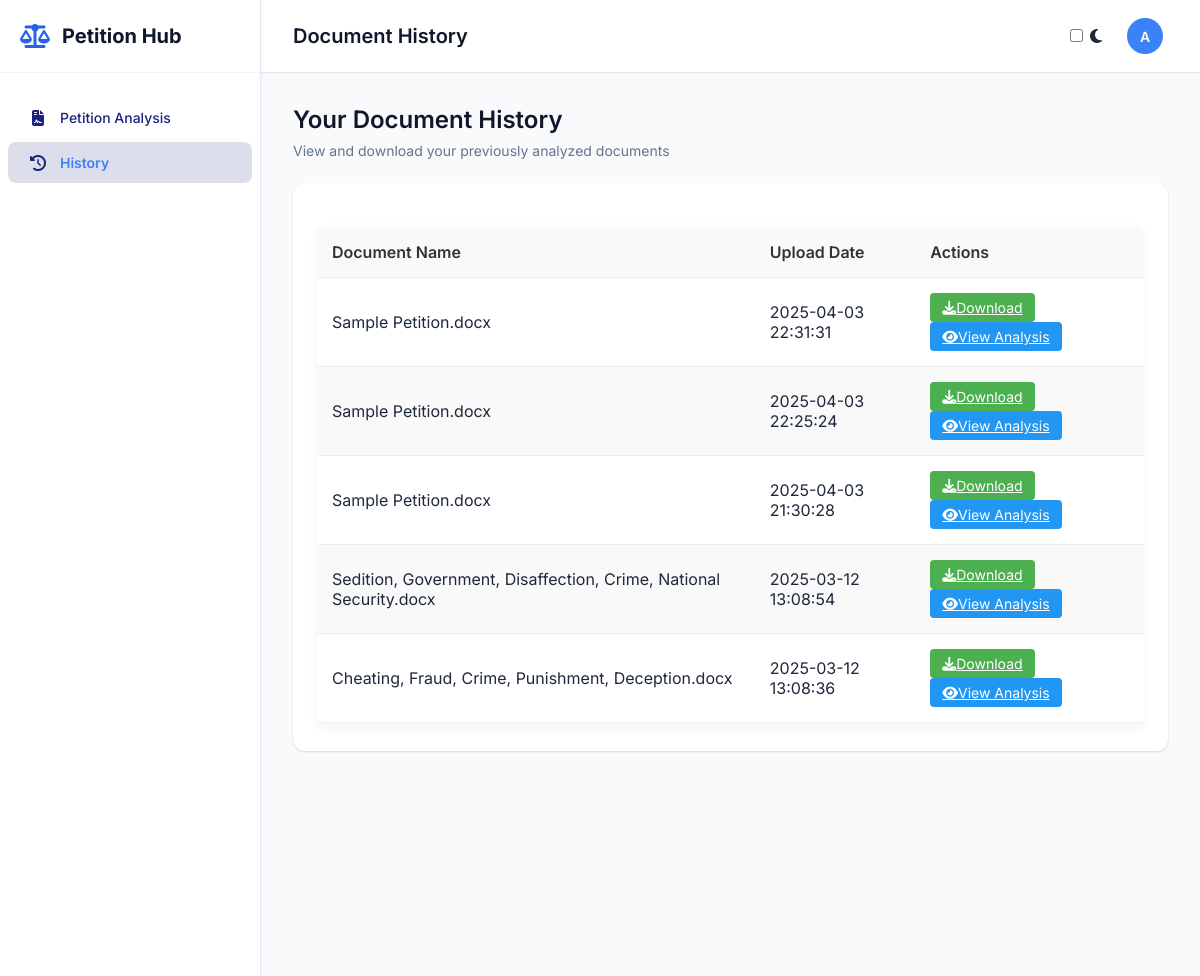
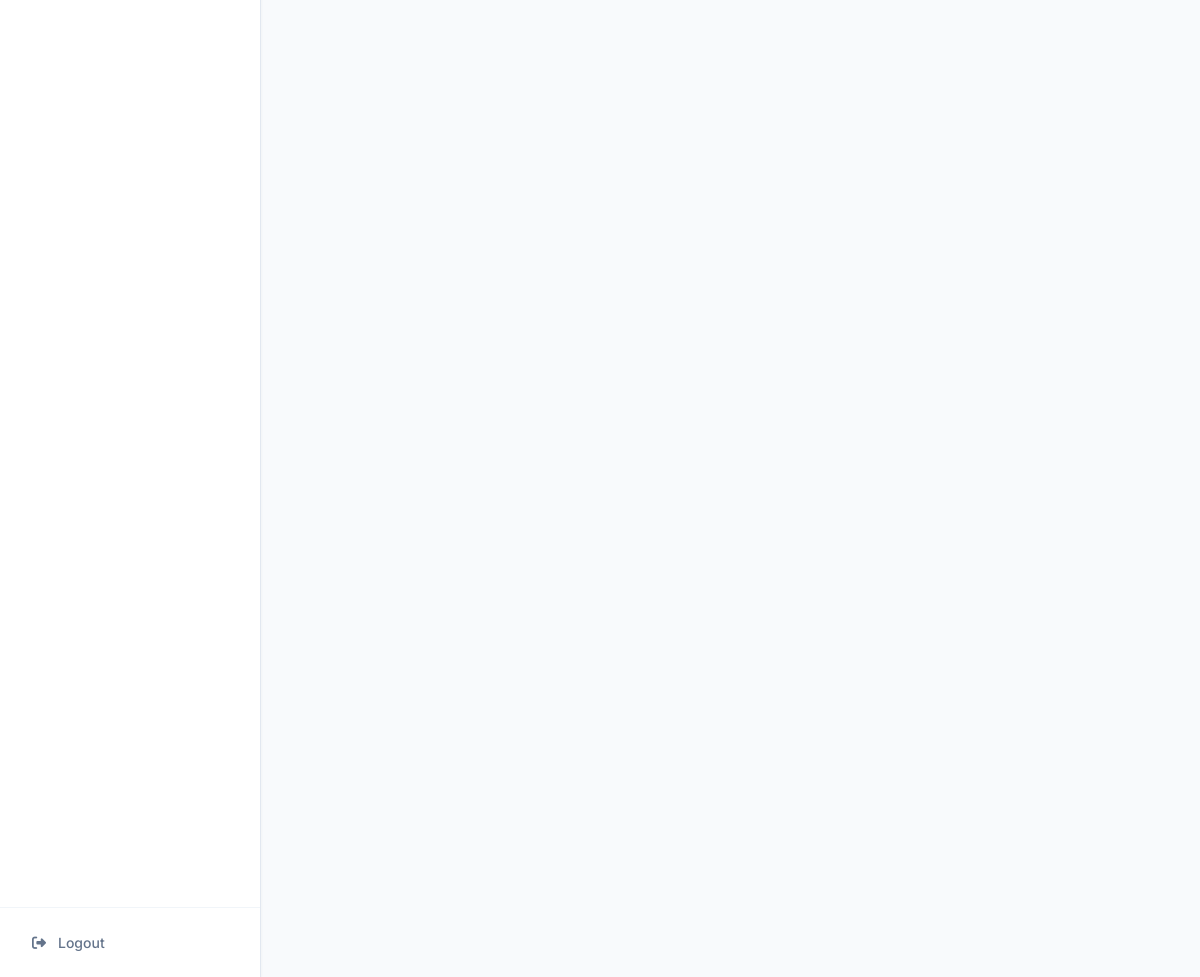
Screenshot of /history (signed in) with the database file from the repository (2 pictures, top to bottom).
### tables this page shows
CREATE TABLE document_history (
                        doc_id TEXT PRIMARY KEY,
                        user_id INTEGER NOT NULL,
                        filename TEXT NOT NULL,
                        original_filename TEXT NOT NULL,
                        upload_date TIMESTAMP NOT NULL,
                        analysis_results TEXT,
                        file_path TEXT NOT NULL,
                        FOREIGN KEY (user_id) REFERENCES users (user_id)
                    );

### app.py (the view)
@app.route('/history')
def history():
    if 'username' not in session:
        return redirect(url_for('login'))
    documents = get_user_documents(session['username'])
    return render_template('history.html', username=session['username'], documents=documents)

### db_connection.py (called while the page is built)
def create_connection(db_file):
    os.makedirs(os.path.dirname(db_file), exist_ok=True)
    conn = None
    try:
        conn = sqlite3.connect(db_file)
        return conn
    except sqlite3.Error as e:
        print(f"Database connection error: {e}")
    return conn

def get_user_id(username):
    db_path = os.path.join(os.path.dirname(__file__), 'database.db')
    conn = create_connection(db_path)
    if conn is None:
        print("Failed to create database connection.")
        return None
    with conn:
        cur = conn.cursor()
        cur.execute("SELECT user_id FROM users WHERE username=?", (username,))
        result = cur.fetchone()
        return result[0] if result else None

def get_user_documents(username):
    user_id = get_user_id(username)
    if not user_id:
        return []
    db_path = os.path.join(os.path.dirname(__file__), 'database.db')
    conn = create_connection(db_path)
    if conn is None:
        print("Failed to create database connection.")
        return []
    with conn:
        cur = conn.cursor()
        cur.execute(
            "SELECT doc_id, original_filename, upload_date, file_path FROM document_history WHERE user_id=? ORDER BY upload_date DESC",
            (user_id,)
        )
        return cur.fetchall()

### templates/history.html (shortened to what this page needs)
<!DOCTYPE html>
<html lang="en">
<head>
    <link rel="stylesheet" href="{{ url_for('static', filename='style.css') }}">
    <link rel="stylesheet" href="https://cdnjs.cloudflare.com/ajax/libs/font-awesome/6.4.0/css/all.min.css">
</head>
<body class="home-body">
    <div class="app-container">
        <aside class="sidebar">
            <div class="sidebar-header">
                <div class="logo">
                    <i class="fas fa-scale-balanced"></i>
                    <span>Petition Hub</span>
                </div>
            </div>
            <nav class="sidebar-nav">
                <ul>
                    <li><a href="{{ url_for('home') }}"><i class="fas fa-file-contract"></i> Petition Analysis</a></li>
                    <li class="active"><a href="{{ url_for('history') }}"><i class="fas fa-history"></i> History</a></li>
                </ul>
            </nav>
            <div class="sidebar-footer">
                <a href="{{ url_for('logout') }}"><i class="fas fa-sign-out-alt"></i> Logout</a>
            </div>
        </aside>
        <main class="main-content">
            <header class="top-header">
                <div class="page-title">
                    <h1>Document History</h1>
                </div>
                <div class="user-profile">
                    <div class="theme-switch">
                        <input type="checkbox" id="theme-toggle">
                        <label for="theme-toggle">
                            <i class="fas fa-moon"></i>
                        </label>
                    </div>
                    <div class="user-info" onclick="toggleProfilePopup()">
                        <div class="avatar">
                            <span>{{ username[0] | upper }}</span>
                        </div>
                    </div>
                </div>
            </header>
            <div class="dashboard">
                <div class="dashboard-header">
                    <h2>Your Document History</h2>
                    <p>View and download your previously analyzed documents</p>
                </div>
                <div class="card">
                    <div class="card-content">
                        {% if documents and documents|length > 0 %}
                        <div class="table-container">
                            <table class="history-table">
                                <thead>
                                    <tr>
                                        <th>Document Name</th>
                                        <th>Upload Date</th>
                                        <th>Actions</th>
                                    </tr>
                                </thead>
                                <tbody>
                                    {% for doc in documents %}
                                    <tr>
                                        <td>{{ doc[1] }}</td>
                                        <td>{{ doc[2] }}</td>
                                        <td>
                                            <a href="{{ url_for('download_document', doc_id=doc[0]) }}" class="action-btn download-btn">
                                                <i class="fas fa-download"></i> Download
                                            </a>
                                            <a href="{{ url_for('view_analysis', doc_id=doc[0]) }}" class="action-btn view-btn">
                                                <i class="fas fa-eye"></i> View Analysis
                                            </a>
                                        </td>
                                    </tr>
                                    {% endfor %}
                                </tbody>
                            </table>
                        </div>
                        {% endif %}
                    </div>
                </div>
            </div>
        </main>
    </div>
</body>
</html>

### static/style.css (style rules this page uses)
body { font-family: 'Inter', 'Segoe UI', 'Roboto', sans-serif; background: linear-gradient(135deg, #f5f7fa 0%, #c3cfe2 100%); margin: 0; padding: 0; display: flex; justify-content: center; align-items: center; min-height: 100vh; color: #333; }
h1 { color: #333; font-size: 28px; margin-bottom: 20px; }
body { font-family: Arial, sans-serif; }
.home-body { display: block; background: #f8fafc; min-height: 100vh; margin: 0; padding: 0; font-family: 'Inter', sans-serif; color: #1e293b; }
.app-container { display: flex; width: 100%; height: 100vh; overflow: hidden; }
.sidebar { width: 260px; background: #ffffff; border-right: 1px solid #e2e8f0; display: flex; flex-direction: column; height: 100%; box-shadow: 0 1px 3px rgba(0, 0, 0, 0.05); z-index: 10; }
.sidebar-header { padding: 24px 20px; border-bottom: 1px solid #f1f5f9; }
.logo { display: flex; align-items: center; font-weight: 700; font-size: 20px; color: #0f172a; }
.logo i { font-size: 24px; margin-right: 12px; color: #2563eb; }
.sidebar-nav { flex: 1; padding: 20px 0; overflow-y: auto; }
.sidebar-nav ul { list-style: none; padding: 0; margin: 0; }
.sidebar-nav li { margin-bottom: 2px; }
.sidebar-nav a { display: flex; align-items: center; padding: 12px 20px; color: #64748b; text-decoration: none; font-weight: 500; font-size: 14px; border-radius: 6px; margin: 0 8px; transition: all 0.2s ease; }
.sidebar-nav a i { margin-right: 12px; font-size: 16px; width: 20px; text-align: center; }
.sidebar-nav li.active a { background: #eff6ff; color: #3b82f6; font-weight: 600; }
.sidebar-footer { padding: 16px 20px; border-top: 1px solid #f1f5f9; }
.sidebar-footer a { display: flex; align-items: center; color: #64748b; text-decoration: none; font-weight: 500; font-size: 14px; padding: 10px 12px; border-radius: 6px; transition: all 0.2s ease; }
.sidebar-footer a i { margin-right: 12px; }
.main-content { flex: 1; display: flex; flex-direction: column; overflow: hidden; background: #f8fafc; }
.top-header { height: 72px; display: flex; align-items: center; justify-content: space-between; padding: 0 32px; background: #ffffff; border-bottom: 1px solid #e2e8f0; box-shadow: 0 1px 2px rgba(0, 0, 0, 0.03); }
.page-title h1 { font-size: 20px; font-weight: 600; color: #0f172a; margin: 0; }
.user-profile { display: flex; align-items: center; gap: 20px; }
.user-info { display: flex; align-items: center; gap: 12px; }
.avatar { width: 36px; height: 36px; background: #3b82f6; border-radius: 50%; display: flex; align-items: center; justify-content: center; color: white; font-weight: 600; font-size: 14px; }
.dashboard { flex: 1; padding: 32px; overflow-y: auto; }
.dashboard-header { margin-bottom: 24px; }
.dashboard-header h2 { font-size: 24px; font-weight: 600; color: #0f172a; margin: 0 0 8px 0; }
.dashboard-header p { font-size: 14px; color: #64748b; margin: 0; }
.card { background: #ffffff; border-radius: 12px; box-shadow: 0 1px 3px rgba(0, 0, 0, 0.05), 0 1px 2px rgba(0, 0, 0, 0.1); margin-bottom: 24px; overflow: hidden; transition: transform 0.2s ease, box-shadow 0.2s ease; }
.card-content { padding: 24px; }

### rows the page displays
document_history: original_filename "Sample Petition.docx", upload_date "2025-04-03 22:31:31"
document_history: original_filename "Sample Petition.docx", upload_date "2025-04-03 22:25:24"
document_history: original_filename "Sample Petition.docx", upload_date "2025-04-03 21:30:28"
document_history: original_filename "Sedition, Government, Disaffection, Crime, National Security.docx", upload_date "2025-03-12 13:08:54"
document_history: original_filename "Cheating, Fraud, Crime, Punishment, Deception.docx", upload_date "2025-03-12 13:08:36"

### other values shown
{{ username[0] | upper }} "A"
